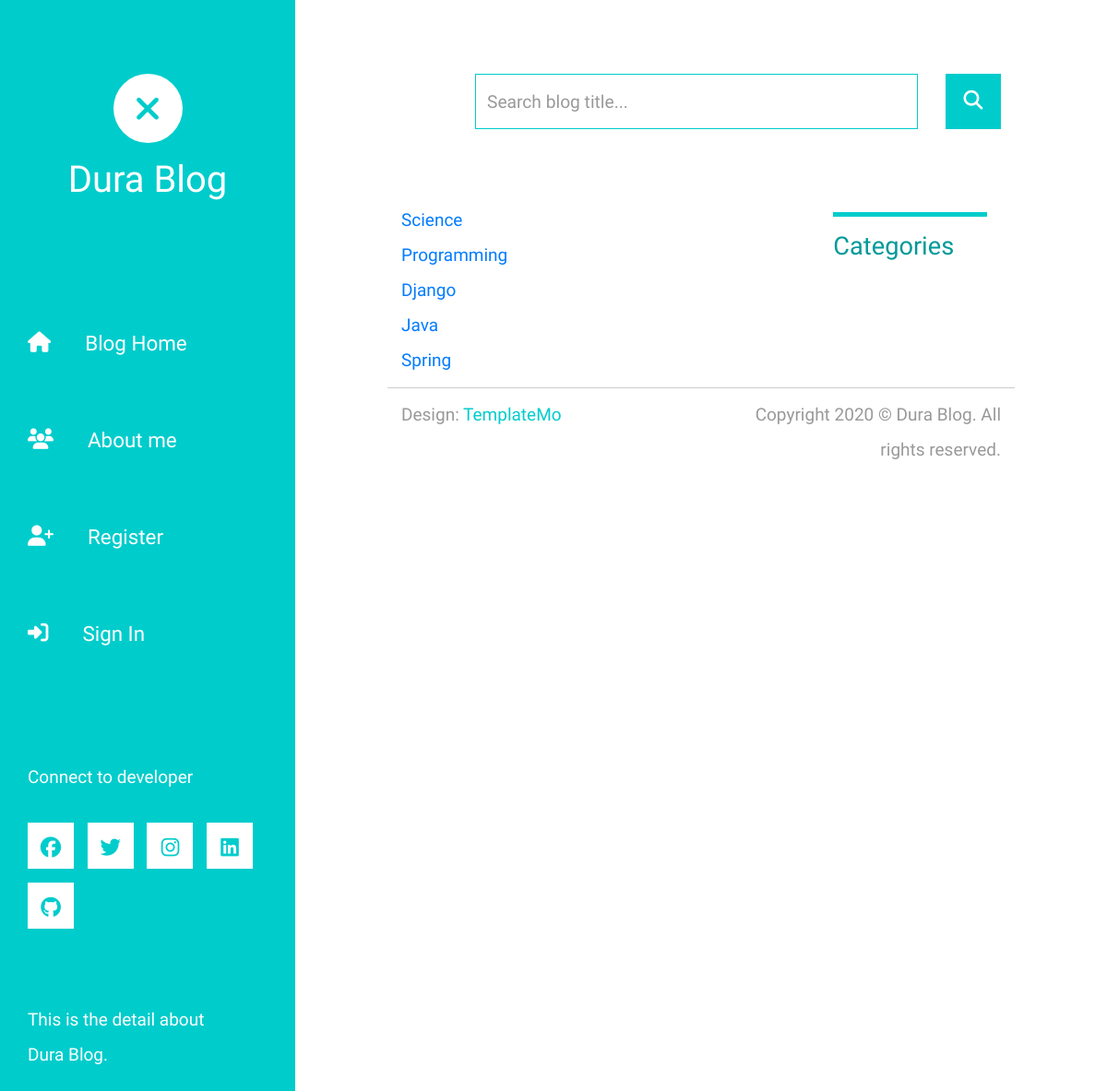
Screenshot of /blogs/category/ with the database file from the repository.
### blog/models.py (models this page shows, shortened)
class Category(models.Model):
    name=models.CharField(max_length=50,unique=True)

### blog/views.py (the view)
# urls.py: path('blogs/category/', view_allCategory, name='view_allCategory'),
def view_allCategory(request):
    categories = Category.objects.all()
    context = {'page_title': 'All Category', 'category': categories}
    return render(request, 'categorys.html', context)

### blog/templates/categorys.html
{% extends 'base.html' %}
{% block content %}
{% for c in category %}
<a href="{% url 'view_aCategory' c.id %}">{{c.name}}</a><br>
{% endfor %}
{% endblock content %}

### rows the page displays
Category: name "Science"
Category: name "Programming"
Category: name "Django"
Category: name "Java"
Category: name "Spring"
